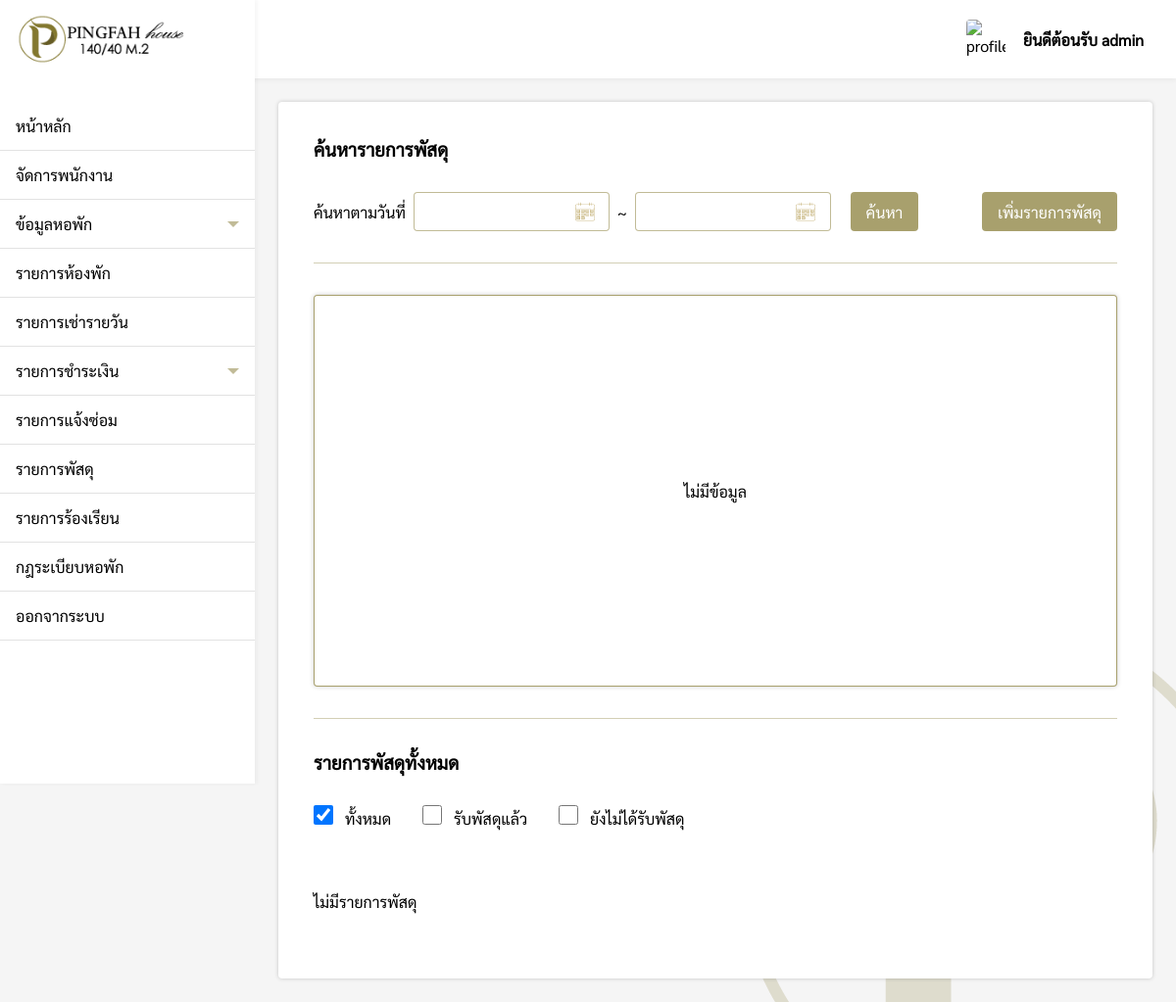
The app's page /pages/admin/package/index.php (signed in), older data.
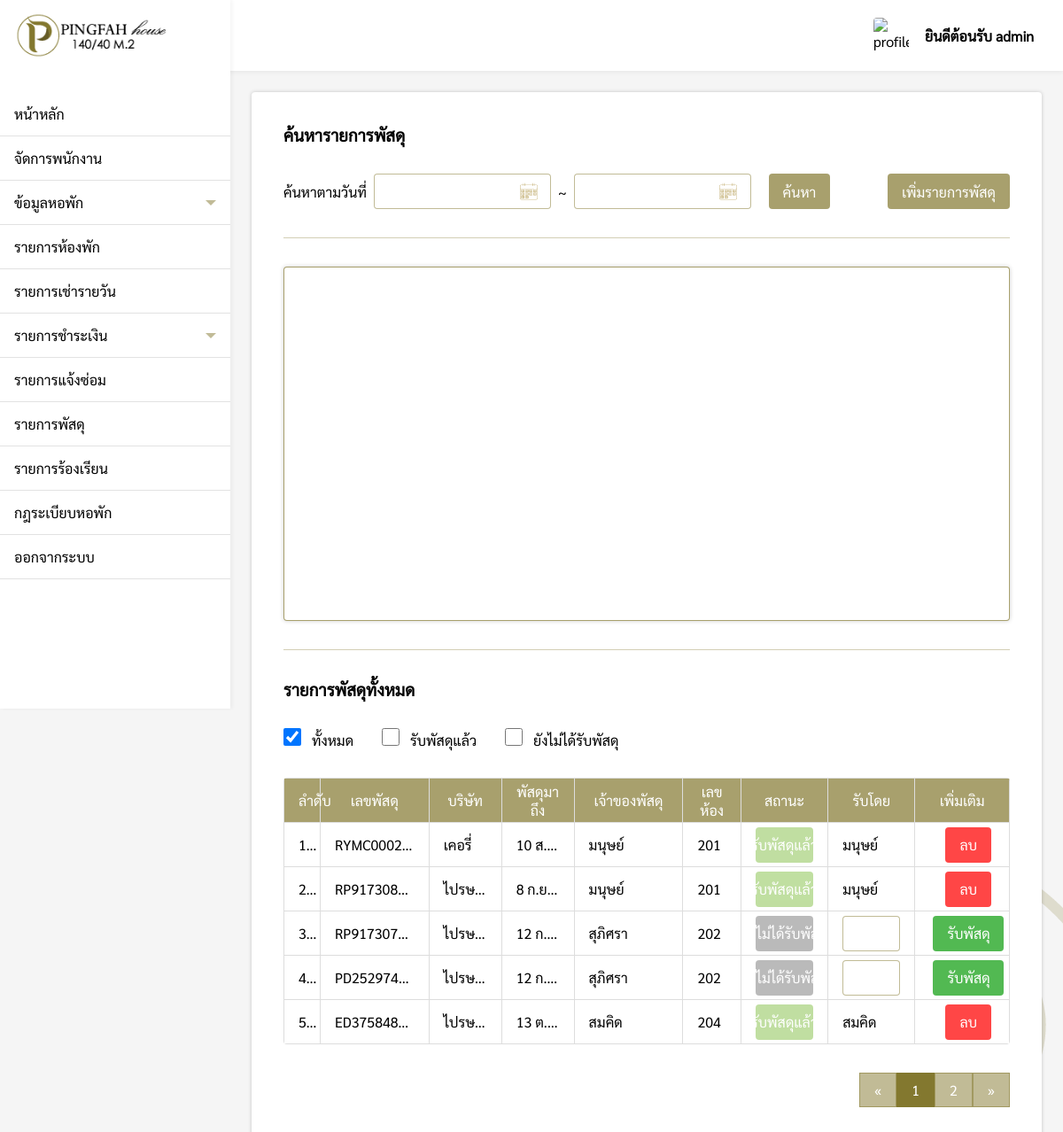
The same page, newer data.
### tables this page shows
CREATE TABLE `package` (
  `package_id` int(11) NOT NULL,
  `package_num` varchar(200) NOT NULL,
  `package_company` varchar(200) NOT NULL,
  `package_arrived` varchar(200) NOT NULL,
  `package_status` varchar(200) NOT NULL,
  `package_name` varchar(200) NOT NULL,
  `package_room` varchar(200) NOT NULL,
  `package_received` varchar(200) DEFAULT NULL
);

### pages/admin/package/index.php (the view, shortened to what the changed rows need)
<?php
if($_SESSION['level'] == 'admin'){
    include('../../connection.php');
    include('../../../components/sidebar.php');
    $from = @$_REQUEST['from'];
    $to = @$_REQUEST['to'];
    $check = @$_REQUEST['Status'];
    function DateThai($strDate){
        $strYear = date("Y",strtotime($strDate))+543;
        $strMonth= date("n",strtotime($strDate));
        $strDay= date("j",strtotime($strDate));
        $strMonthCut = Array("","ม.ค.","ก.พ.","มี.ค.","เม.ย.","พ.ค.","มิ.ย.","ก.ค.","ส.ค.","ก.ย.","ต.ค.","พ.ย.","ธ.ค.");
        $strMonthThai=$strMonthCut[$strMonth];
        return "$strDay $strMonthThai $strYear";
    }
    if(isset($from) && isset($to)){
        $query = "SELECT package_arrived ,SUM(case WHEN package_status = 'รับพัสดุแล้ว' THEN 1 ELSE 0 END) as total_package, SUM(case WHEN package_status = 'ยังไม่ได้รับพัสดุ' THEN 1 ELSE 0 END) as untotal_package FROM package WHERE (package_arrived BETWEEN '$from' AND '$to') GROUP BY package_arrived";
    }else{
        $query = "SELECT package_arrived ,SUM(case WHEN package_status = 'รับพัสดุแล้ว' THEN 1 ELSE 0 END) as total_package, SUM(case WHEN package_status = 'ยังไม่ได้รับพัสดุ' THEN 1 ELSE 0 END) as untotal_package FROM package GROUP BY package_arrived";
    }
    $result = mysqli_query($conn, $query);
    $datax = array();
    foreach ($result as $k) {
        $datax[] = "['".DateThai($k['package_arrived'])."'".", ".$k['total_package'] ."," .$k['untotal_package'] ."]";
    }
    $datax = implode(",", $datax);
?>
<!DOCTYPE html>
<html lang="en">
<head>
    <link rel="stylesheet" href="../../../css/package.css">
    <link rel="stylesheet" href="../../../css/my-style.css">
</head>
<body>
    <div class="box">
        <div style="padding:24px;">
            <div class="package-box">
                <h3>ค้นหารายการพัสดุ</h3>
                <div style="padding-top:32px;display:flex;justify-content:space-between;align-items:center;">
                    <div style="display:flex;align-items:center;">
                        <label>ค้นหาตามวันที่</label>
                        <div style="position:relative;">
                            <p id="from_date" class="dateText"></p>
                        </div>
                        <label>~</label>
                        <div style="position:relative;">
                            <p id="to_date" class="dateText"></p>
                            <button type="button" style="margin:0 8px;"onclick="searchDate()">ค้นหา</button>
                        </div>
                    </div>
                    <a href="addPackage.php"><button type="button">เพิ่มรายการพัสดุ</button></a>
                </div>
                <div class="hr"></div>
                <div>
                    <div class="card">
                        <?php
                        if(strlen($datax) != 0){
                        ?>
                        <div id="columnchart_material1" class="chart"></div>
                        <?php
                        }else{
                            echo "<p style='margin:auto;'>ไม่มีข้อมูล</p>";
                        }
                        ?>
                    </div>
                    <div class="hr"></div>
                    <h3>รายการพัสดุทั้งหมด</h3>
                    <div style="display:flex;align-items:center;">
                    <div style="padding:32px 16px 32px 0;">
                            <input type="checkbox" id="all"
                                onchange="<?php if(isset($from) && isset($to)){ echo "searchCheck2('$from','$to',this.id)"; }else{ echo "searchCheck(this.id)"; } ?>"
                                <?php if(!isset($check)){ echo "checked"; } ?>>
                            <label for="scales">ทั้งหมด</label>
                        </div>
                        <div style="padding:32px 16px;">
                            <input type="checkbox" id="success"
                                onchange="<?php if(isset($from) && isset($to)){ echo "searchCheck2('$from','$to',this.id)"; }else{ echo "searchCheck(this.id)"; } ?>"
                                <?php if(isset($check)){ if($check == "success"){ echo "checked";}} ?>>
                            <label for="scales">รับพัสดุแล้ว</label>
                        </div>
                        <div style="padding:32px 16px;">
                            <input type="checkbox" id="unsuccess"
                                onchange="<?php if(isset($from) && isset($to)){ echo "searchCheck2('$from','$to',this.id)"; }else{ echo "searchCheck(this.id)"; } ?>"
                                <?php if(isset($check)){ if($check == "unsuccess"){ echo "checked";}} ?>>
                            <label for="scales">ยังไม่ได้รับพัสดุ</label>
                        </div>
                    </div>
                    <?php
                    $perpage = 5;
                    if(isset($_GET['page'])){
                        $page = $_GET['page'];
                    }else{
                        $page = 1;
                    }
                    $start = ($page - 1) * $perpage;
                    $num = $start + 1;
                    if(isset($from) && isset($to) && !isset($check)){
                        $sql = "SELECT * FROM package WHERE (package_arrived BETWEEN '$from' AND '$to') ORDER BY package_arrived LIMIT {$start} , {$perpage}";
                    }else{
                        $sql = "SELECT * FROM package ORDER BY package_arrived LIMIT {$start} , {$perpage} ";
                    }
                        $result = $conn->query($sql);
                        if ($result->num_rows > 0) {
                    ?>
                    <table>
                        <tr>
                            <th>ลำดับ</th>
                            <th>เลขพัสดุ</th>
                            <th>บริษัท</th>
                            <th>พัสดุมาถึง</th>
                            <th>เจ้าของพัสดุ</th>
                            <th>เลขห้อง</th>
                            <th>สถานะ</th>
                            <th>รับโดย</th>
                            <th>เพิ่มเติม</th>
                        </tr>
                        <?php
                        while($row = $result->fetch_assoc()) {
                        ?>
                        <form action="../package/function/receivedPackage.php?ID=<?php echo $row["package_num"]; ?>"
                            onsubmit="return confirm('คุณต้องการยืนยันการรับพัสดุใช่หรือไม่ ? ');" method="POST">
                            <tr>
                                <td><?php echo $num; ?></td>
                                <td><?php echo $row["package_num"] ?></td>
                                <td><?php echo $row["package_company"] ?></td>
                                <td><?php echo DateThai($row["package_arrived"]) ?></td>
                                <td><?php echo $row["package_name"] ?></td>
                                <td><?php echo $row["package_room"] ?></td>
                                <td style="width:200px">
                                    <?php
                                        if($row["package_status"] == 'รับพัสดุแล้ว'){
                                            echo "<div class='status_received'>";
                                            echo "<p>" .$row["package_status"] ."</p>";
                                            echo "</div>";
                                        }else{
                                            echo "<div class='status_pending'>";
                                            echo "<p>" .$row["package_status"] ."</p>";
                                            echo "</div>";
                                        }
                                    ?>
                                </td>
                                <td>
                                    <?php
                                    if(strlen($row["package_received"]) == 0){
                                        echo "<input type='text' name='received' required>";
                                    }else{
                                        echo $row["package_received"];
                                    }
                                    ?>
                                </td>
                                <td>
                                    <?php
                                    if(strlen($row["package_received"]) == 0){
                                    ?>
                                    <button type="submit" class="received-btn">รับพัสดุ</button>
                                    <?php } ?>
                                    <button type="button" class="del-btn" onclick="del('<?php echo $row['package_num'] ?>')">ลบ</button>
                                </td>
                            </tr>
                        </form>
                        <?php $num++; } ?>
                    </table>
                    <?php
                    if(isset($date) && !isset($check)){
                        $sql2 = "SELECT * FROM package WHERE package_arrived = '$date'";
                    }else if(!isset($date) && isset($check)){
                        $sql2 = "SELECT * FROM package WHERE package_status = '$check'";
                    }else if(isset($date) && isset($check)){
                        $sql2 = "SELECT * FROM package WHERE package_arrived = '$date' AND package_status = '$check'";
                    }else{
                        $sql2 = "SELECT * FROM package";
                    }
                    $query2 = mysqli_query($conn, $sql2);
                    $total_record = mysqli_num_rows($query2);
                    $total_page = ceil($total_record / $perpage);
                    ?>
                    <div style="display:flex;justify-content:flex-end">
                        <div class="pagination">
                            <?php
                            if(isset($date) && !isset($check)){
                            ?>
                            <a href="index.php?Date=<?php echo $date; ?>&page=1">&laquo;</a>
                            <?php for($i=1;$i<=$total_page;$i++){ ?>
                            <a href="index.php?Date=<?php echo $date; ?>&page=<?php echo $i; ?>"
                                <?php if($page == $i){ echo "style='background-color: rgb(131, 120, 47, 1);color:#fff;'"; }?>><?php echo $i; ?></a>
                            <?php } ?>
                            <a href="index.php?Date=<?php echo $date; ?>&page=<?php echo $total_page; ?>">&raquo;</a>
                            <?php
                            }else{
                            ?>
                            <a href="index.php?page=1">&laquo;</a>
                            <?php for($i=1;$i<=$total_page;$i++){ ?>
                            <a href="index.php?page=<?php echo $i; ?>"
                                <?php if($page == $i){ echo "style='background-color: rgb(131, 120, 47, 1);color:#fff;'"; }?>><?php echo $i; ?></a>
                            <?php } ?>
                            <a href="index.php?page=<?php echo $total_page; ?>">&raquo;</a>
                            <?php } ?>
                        </div>
                    </div>
                    <?php
                }else{
                    echo "<div style='margin:32px 0'>ไม่มีรายการพัสดุ</div>";
                }
                ?>
                </div>
            </div>
        </div>
    </div>
</body>
</html>
<?php
}else{
    Header("Location: ../../login.php");
}
?>

Row changes from the older to the newer data that the page shows:
added package: package_num "RYMC0002…", package_company "เคอรี่", package_arrived "10 ส.…", package_name "มนุษย์", package_room "201", package_status "รับพัสดุแล้ว", package_received "มนุษย์"
added package: package_num "RP917308…", package_company "ไปรษ…", package_arrived "8 ก.ย…", package_name "มนุษย์", package_room "201", package_status "รับพัสดุแล้ว", package_received "มนุษย์"
added package: package_num "RP917307…", package_company "ไปรษ…", package_arrived "12 ก.…", package_name "สุภิศรา", package_room "202", package_status "ยังไม่ได้รับพัสดุ", package_received "รับพัส…"
added package: package_num "PD252974…", package_company "ไปรษ…", package_arrived "12 ก.…", package_name "สุภิศรา", package_room "202", package_status "ยังไม่ได้รับพัสดุ", package_received "รับพัส…"
added package: package_num "ED375848…", package_company "ไปรษ…", package_arrived "13 ต.…", package_name "สมคิด", package_room "204", package_status "รับพัสดุแล้ว", package_received "สมคิด"
Text that changed along with them:
text no longer shown: "ไม่มีข้อมูล ไม่มีรายการพัสดุ"
text now shown: "ลำดับ เลขพัสดุ บริษัท พัสดุมาถึง เจ้าของพัสดุ เลขห้อง สถานะ รับโดย เพิ่มเติม « »"
new list line: "1"
new list line: "2"
